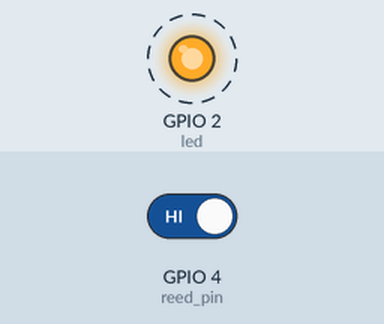
Recording of a sketch running on a simulated ESP32. Parts: output pins drawn as LEDs (lit = HIGH). Dashed ring = blinking. The test bench sets the inputs (shaded band); at power-on: GPIO 4 (reed_pin) HIGH. WiFi joins after 1.5 s; servers stay silent unless stated.

Above: at 2.67 s.
3.1 s: GPIO 4 (reed_pin) driven LOW
At 3.1 s:
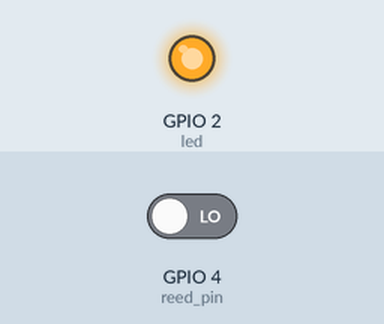
4.6 s: GPIO 4 (reed_pin) driven HIGH
At 4.92 s:
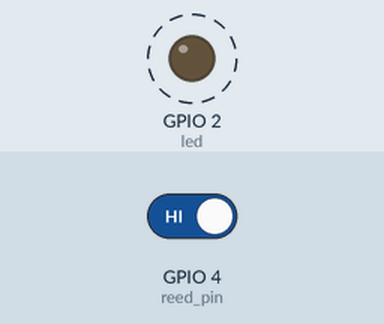
Timing chart, 0 to 13.6 s (numbered marks = the images above; inputs shaded):
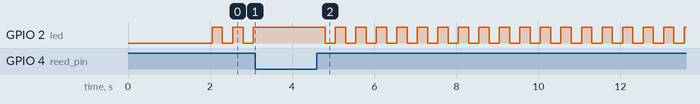

The sketch:

esp32_intruder_alarm.ino
```cpp
#include <WiFi.h>
#include <WiFiClient.h>
#include <WebServer.h>
#include <ElegantOTA.h>
#include <WiFiManager.h>
#include <BlynkSimpleEsp32.h>

#define reed_pin 4
#define led LED_BUILTIN
#define BLYNK_GREEN     "#23C48E"
#define BLYNK_BLUE      "#04C0F8"
#define BLYNK_YELLOW    "#ED9D00"
#define BLYNK_RED       "#D3435C"

WebServer server(80);
BlynkTimer timer;

char auth[] = "pKkCgNPbav_Ezfbngg9G6rfF2ClzTrBX";
bool detected;

void blinker() {
  if (!digitalRead(reed_pin)) {
    digitalWrite(led, HIGH);
    detected = false;
  }
  else {
    digitalWrite(led, !digitalRead(led));
    detected = true;
  }
}

void statusled() {
  if (detected) {
    Blynk.setProperty(V0, "color", BLYNK_RED);
  }
  else {
    Blynk.setProperty(V0, "color", BLYNK_GREEN);
  }
}

void setup(void) {
  WiFi.mode(WIFI_STA); // explicitly set mode, esp defaults to STA+AP
  Serial.begin(115200);
  WiFiManager wm;
  wm.setConnectTimeout(60);
  wm.setConfigPortalTimeout(60);
  if (!wm.autoConnect("ESP32 Intruder Alarm #1")) {
    ESP.restart();
  }
  server.on("/", []() {
    server.send(200, "text/plain", "Hi! I am ESP32.  Visit <IP address>/update to uplad sketch.");
  });
  ElegantOTA.begin(&server);    // Start ElegantOTA
  server.begin();
  Blynk.config(auth);
  Blynk.connect();
  pinMode(led, OUTPUT);
  pinMode(reed_pin, INPUT);
  timer.setInterval(250L, blinker);
  timer.setInterval(1000L, statusled);
}

void loop(void) {
  Blynk.run();
  timer.run(); // Initiates BlynkTimer
  server.handleClient();
}
```

Measured:
- after the input at 3.1 s, GPIO 2 (led): stops changing and stays HIGH
- after the input at 4.6 s, GPIO 2 (led): alternates HIGH for 0.25 s and LOW for 0.25 s, starting after 0.20 s
- by itself, GPIO 2 (led): alternates HIGH for 0.25 s and LOW for 0.25 s
